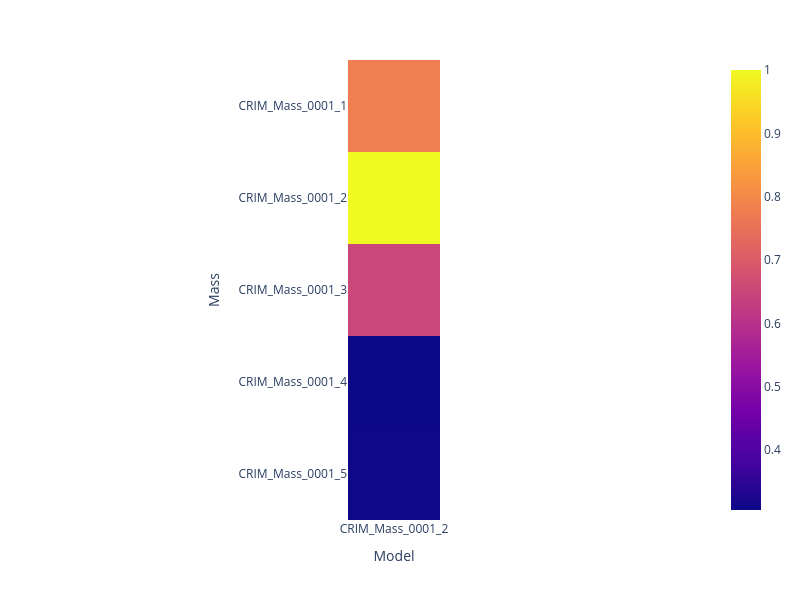

This figure's notebook cell:
### Code cell
fig = px.imshow(soggetto_cross_plot_narrow, width=800, height=600)
fig.show()

### Figure 1 — Plotly figure (JSON) as saved in the notebook; plotly's stock layout.template omitted (floating-point values rounded to 4 significant figures)
{"data": [{"coloraxis": "coloraxis", "hovertemplate": "Model: %{x}<br>Mass: %{y}<br>color: %{z}<extra></extra>", "name": "0", "type": "heatmap", "x": ["CRIM_Mass_0001_2"], "xaxis": "x", "y": ["CRIM_Mass_0001_1", "CRIM_Mass_0001_2", "CRIM_Mass_0001_3", "CRIM_Mass_0001_4", "CRIM_Mass_0001_5"], "yaxis": "y", "z": [[0.7778], [1], [0.6522], [0.3056], [0.3077]]}], "layout": {"coloraxis": {"colorscale": [[0, "#0d0887"], [0.1111, "#46039f"], [0.2222, "#7201a8"], [0.3333, "#9c179e"], [0.4444, "#bd3786"], [0.5556, "#d8576b"], [0.6667, "#ed7953"], [0.7778, "#fb9f3a"], [0.8889, "#fdca26"], [1, "#f0f921"]]}, "height": 600, "margin": {"t": 60}, "width": 800, "xaxis": {"anchor": "y", "autorange": true, "constrain": "domain", "domain": [0.4265, 0.5735], "range": [-0.5, 0.5], "scaleanchor": "y", "title": {"text": "Model"}, "type": "category"}, "yaxis": {"anchor": "x", "autorange": true, "constrain": "domain", "domain": [0, 1], "range": [4.5, -0.5], "title": {"text": "Mass"}, "type": "category"}}}
